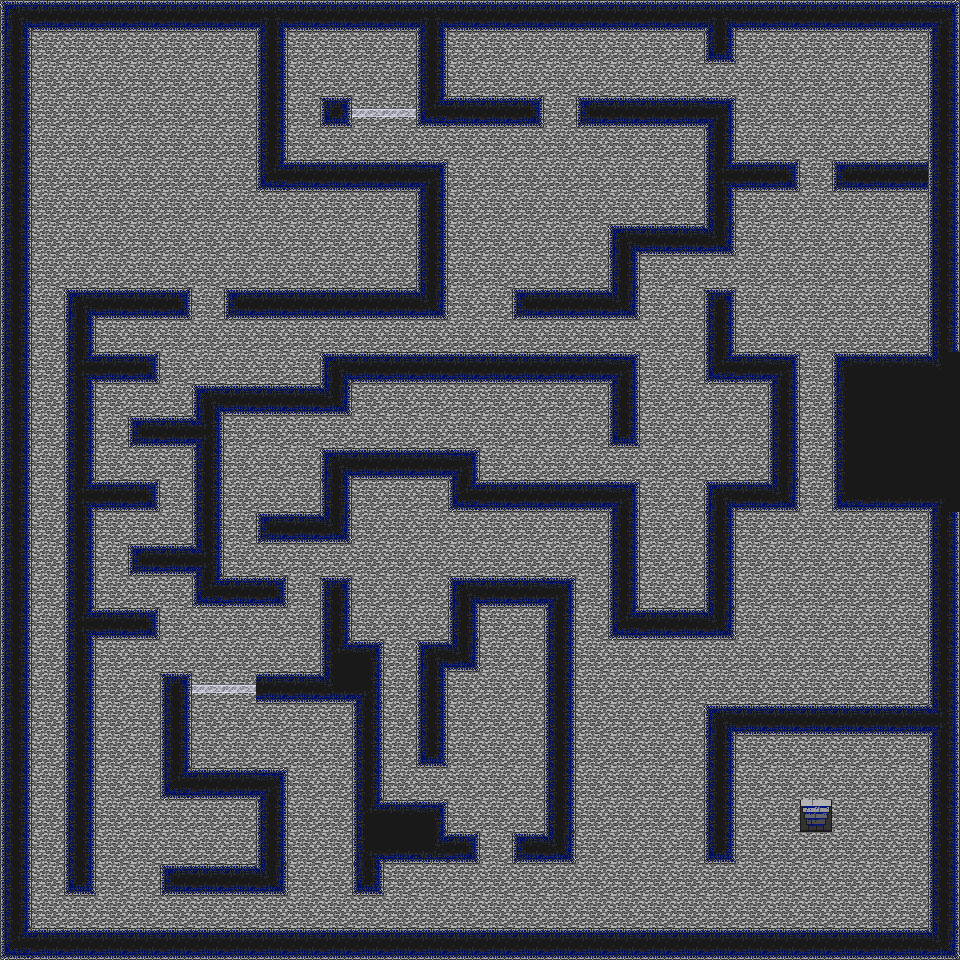

Tiled map render using the project's own tile images. Description and the map definition, with tile-layer contents summarised, below:
An orthogonal 30x30 tile map with 32x32 px tiles, 3 tile layers (Background, Collision, ObjectOverlay), 2 tilesets and 35 objects (11x SlowDemon, 8x Demon, 3x Torch, 3x Potion, 3x Fuel, ...).

<map version="1.0" orientation="orthogonal" width="30" height="30" tilewidth="32" tileheight="32">
 <properties>
  <property name="Description" value="level 5" />
 </properties>
 <tileset firstgid="1" name="Collision" tilewidth="32" tileheight="32">
  <image source="../tileset/tileset.png" width="160" height="320" />
  <tile id="3">
   <properties>
    <property name="Clear" value="" />
   </properties>
  </tile>
 </tileset>
 <tileset firstgid="51" name="Object" tilewidth="32" tileheight="32">
  <image source="../tileset/ObjectTiles.png" width="160" height="320" />
  <tile id="0">
   <properties>
    <property name="type" value="spawn" />
   </properties>
  </tile>
 </tileset>
 <layer name="Background" width="30" height="30">
  <data>[900 cells, 900 non-empty, 1 distinct tile ids]</data>
 </layer>
 <layer name="Collision" width="30" height="30">
  <data>[900 cells, 340 non-empty, 29 distinct tile ids]</data>
 </layer>
 <layer name="ObjectOverlay" width="30" height="30">
  <data>[900 cells, 1 non-empty, 1 distinct tile ids]</data>
 </layer>
 <objectgroup name="Object Layer 1" width="30" height="30">
  <object name="FromDebug4_2" type="Spawn" gid="52" x="800" y="800" width="32" height="32" />
  <object name="blackKey" type="Key" gid="53" x="160" y="64" width="32" height="32">
   <properties>
    <property name="Description" value="a black key" />
    <property name="Door" value="Door8" />
   </properties>
  </object>
  <object type="SlowDemon" gid="54" x="96" y="64" width="32" height="32" />
  <object type="Torch" gid="55" x="128" y="160" width="32" height="32" />
  <object name="StairsToDebug4_2" type="Stairs" gid="56" x="800" y="832" width="32" height="32">
   <properties>
    <property name="NextLevel" value="Debug4.tmx" />
    <property name="NextSpawn" value="FromDebug5_1" />
   </properties>
  </object>
  <object type="Demon" gid="54" x="608" y="800" width="32" height="32" rotation="165" />
  <object type="SlowDemon" gid="54" x="745" y="910" width="32" height="32" />
  <object type="Soul" gid="58" x="384" y="576" width="32" height="32" />
  <object type="Demon" gid="54" x="383" y="554" width="32" height="32" rotation="165" />
  <object type="SlowDemon" gid="54" x="288" y="576" width="32" height="32" rotation="165" />
  <object type="SlowDemon" gid="54" x="384" y="704" width="32" height="32" rotation="180" />
  <object type="Potion" gid="59" x="480" y="704" width="32" height="32">
   <properties>
    <property name="Recovery" value="40" />
   </properties>
  </object>
  <object type="Torch" gid="55" x="480" y="800" width="32" height="32" />
  <object type="Demon" gid="54" x="201" y="753" width="32" height="32" rotation="462.45" />
  <object type="SlowDemon" gid="54" x="864" y="352" width="32" height="32" rotation="270" />
  <object type="SlowDemon" gid="54" x="736" y="352" width="32" height="32" rotation="450" />
  <object type="Torch" gid="55" x="704" y="448" width="32" height="32" />
  <object type="Fuel" gid="60" x="864" y="256" width="32" height="32">
   <properties>
    <property name="Recovery" value="40" />
   </properties>
  </object>
  <object type="Demon" gid="54" x="865" y="594" width="32" height="32" rotation="235.396" />
  <object type="Demon" gid="54" x="652" y="520" width="32" height="32" rotation="360" />
  <object type="Demon" gid="54" x="98" y="152" width="32" height="32" rotation="165" />
  <object type="Demon" gid="54" x="329" y="239" width="32" height="32" rotation="165" />
  <object type="SlowDemon" gid="54" x="32" y="576" width="32" height="32" rotation="180" />
  <object type="SlowDemon" gid="54" x="64" y="288" width="32" height="32" rotation="270" />
  <object name="Door7" type="Door" gid="57" x="288" y="128" width="32" height="32">
   <properties>
    <property name="Description" value="an orange key" />
   </properties>
  </object>
  <object name="orangeKey" type="Key" gid="53" x="640" y="576">
   <properties>
    <property name="Description" value="an orange key" />
    <property name="Door" value="Door7" />
    <property name="Green" value="165" />
    <property name="Red" value="255" />
   </properties>
  </object>
  <object type="Demon" gid="54" x="200" y="858" width="32" height="32" rotation="270" />
  <object type="SlowDemon" gid="54" x="704" y="96" width="32" height="32" rotation="450" />
  <object type="SlowDemon" gid="54" x="872" y="93" width="32" height="32" rotation="225" />
  <object type="Potion" gid="59" x="480" y="64" width="32" height="32">
   <properties>
    <property name="Recovery" value="30" />
   </properties>
  </object>
  <object type="Fuel" gid="60" x="256" y="480" width="32" height="32">
   <properties>
    <property name="Recovery" value="40" />
   </properties>
  </object>
  <object type="SlowDemon" gid="54" x="160" y="512" width="32" height="32" rotation="360" />
  <object type="Soul" gid="58" x="352" y="64" width="32" height="32" />
  <object type="Fuel" gid="60" x="320" y="64" width="32" height="32">
   <properties>
    <property name="Recovery" value="70" />
   </properties>
  </object>
  <object type="Potion" gid="59" x="192" y="768" width="32" height="32">
   <properties>
    <property name="Recovery" value="40" />
   </properties>
  </object>
 </objectgroup>
</map>
